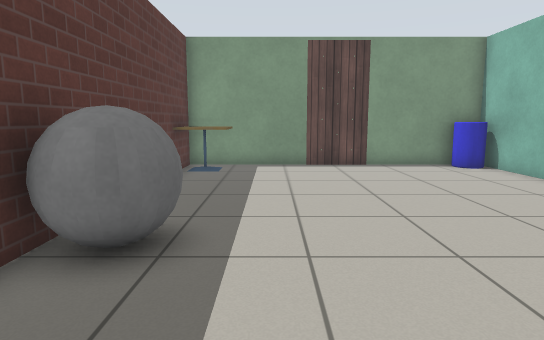
View 1 (above)

16 first-person views from a walk through a world built for the Gazebo simulator. The camera is 0.9 m above the floor, tilts 8° down and sees 75° across. The floor is counted in squares, 0.5 m on a side. Each view is taken from the middle of a square. On the plan, view 1 faces up. The plan holds only what a view shows up to about 17 squares ahead; the rest is blank. Simple patterns stand in for the simulator's built-in surfaces. Some surface patterns are stand-ins.

View 2
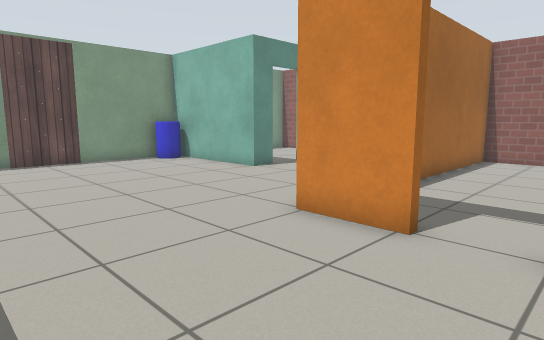

View 3
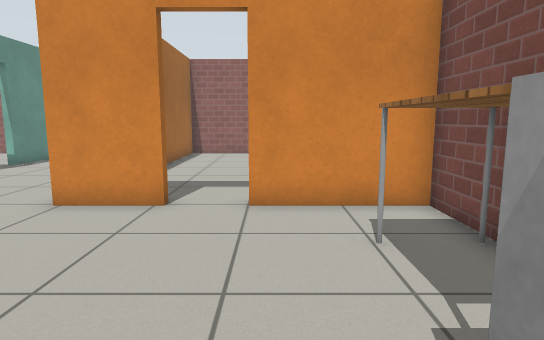

View 4
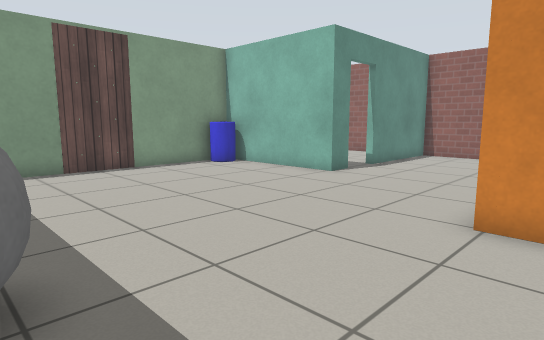

View 5
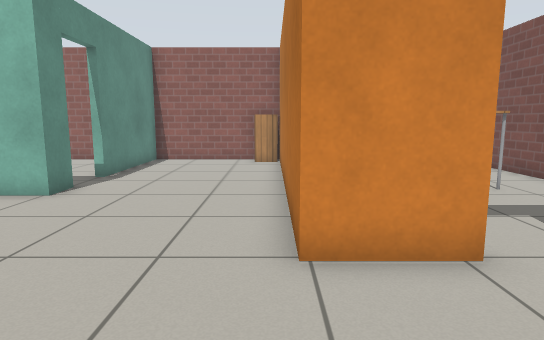

View 6
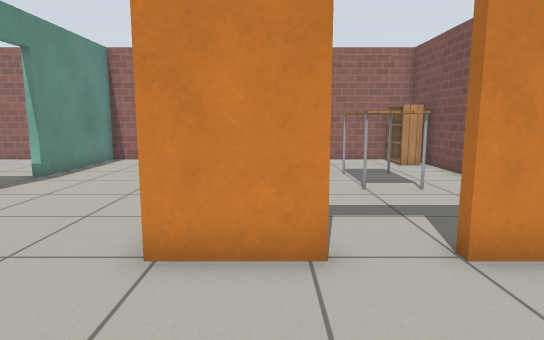

View 7
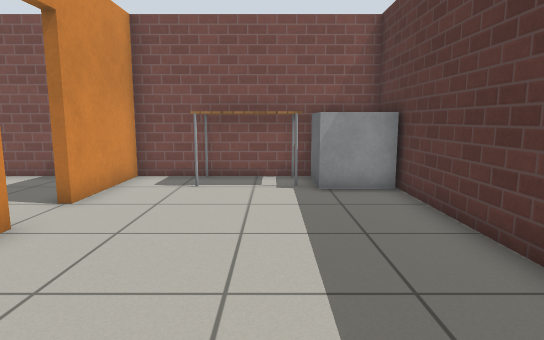

View 8
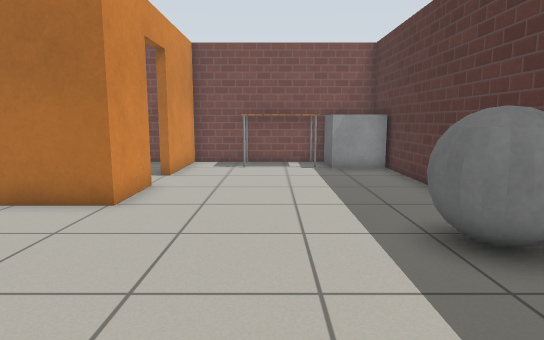

View 9
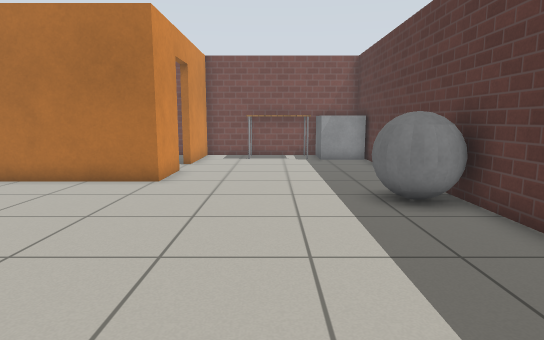

View 10
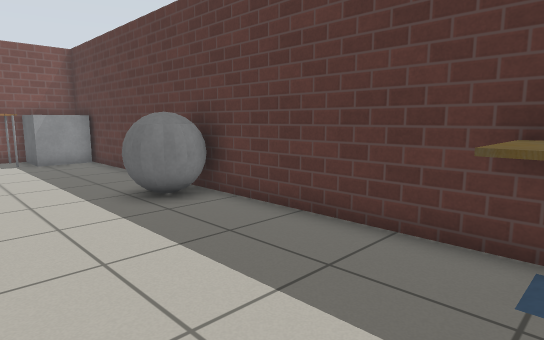

View 11
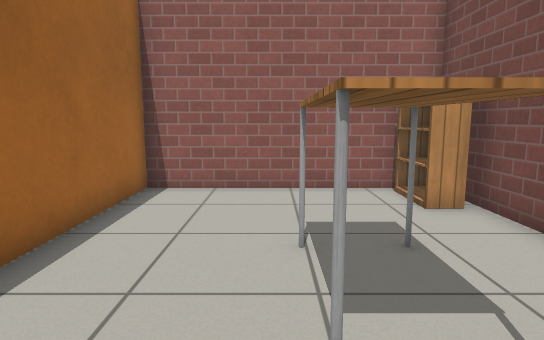

View 12
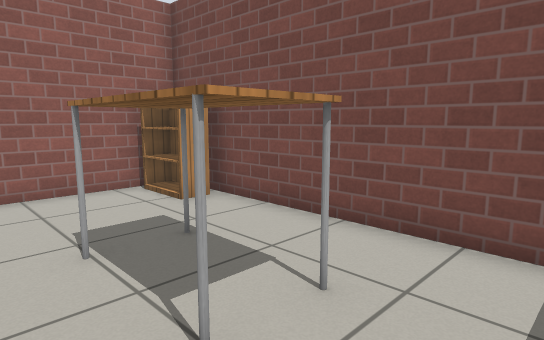

View 13
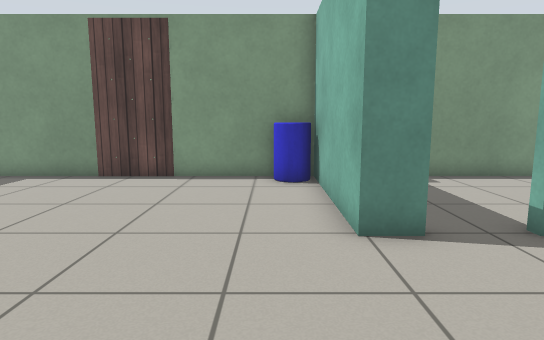

View 14
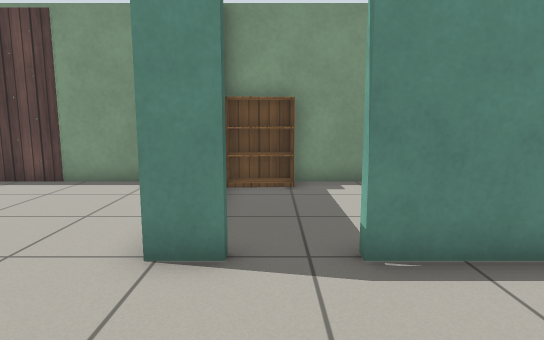

View 15
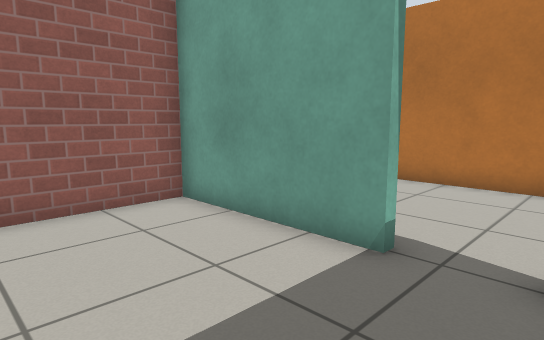

View 16
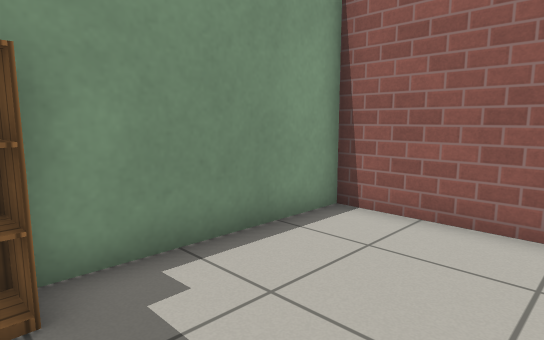

### Floor plan
Points are (right, up) in squares from view 1. A wall is a line through its corners. A room is listed if a view was taken in it or the views show most of it. See-through windows are left out.
Room 1 (views 1, 2, 3, 4, 5, 6, 7, 8, 9, 10, 13, 14, 15)
walls: (4.3, 0.3) (4.3, 2.6) (14, 2.6); (9.4, 8.3) (8.4, 8.3) (8.4, 12.5); (-3.4, 3.6) (-3.4, -2.5); (6.4, 14.3) (-1.2, 14.3); (-3.4, 11.6) (-3.4, 6.4); (2.6, -5.4) (4.3, -5.4) (4.3, -1.5); (16.3, 4.4) (16.3, 8.3) (11.2, 8.3)
ways out: open door at (4.5, -0.5) to room 2; opening at (8.5, 13.5) to room 3; open door at (10.5, 8.5) to room 3
objects: other object (-3, -5) to (-2, -3); grey ball (-3, 4) to (-2, 6); cafe table (-3, 12) to (-2, 14); table (-1, -5) to (2, -4); valve (2, 14) to (3, 14); other object (7, 13) to (8, 14); bookshelf (9, 14) to (10, 14); cabinet (16, 3) to (16, 4)
Room 2 (views 11, 12)
walls: (15.4, -5.4) (16.3, -5.4) (16.3, 2.3) (9.8, 2.3); (5.8, -5.4) (13.2, -5.4)
ways out: open door at (4.5, -0.5) to room 1
objects: table (9, -3) to (12, -2); bookshelf (14, -5) to (16, -4)
Room 3 (view 16)
walls: (11.2, 8.6) (16.3, 8.6) (16.3, 14.3) (10.6, 14.3)
ways out: opening at (8.5, 13.5) to room 1; open door at (10.5, 8.5) to room 1

Positions as (right, up) in squares from view 1, and headings:
1: (0, 0), facing up
2: (-1, -2), facing up-right
3: (-3, -2), facing right
4: (-2, 1), facing up-right
5: (0, 3), facing right
6: (0, 1), facing right
7: (0, 6), facing down
8: (1, 10), facing down
9: (1, 13), facing down
10: (2, 13), facing down-left
11: (7, -1), facing right
12: (7, 0), facing down-right
13: (7, 3), facing up
14: (10, 4), facing up
15: (9, 13), facing down-right
16: (10, 10), facing up-right
